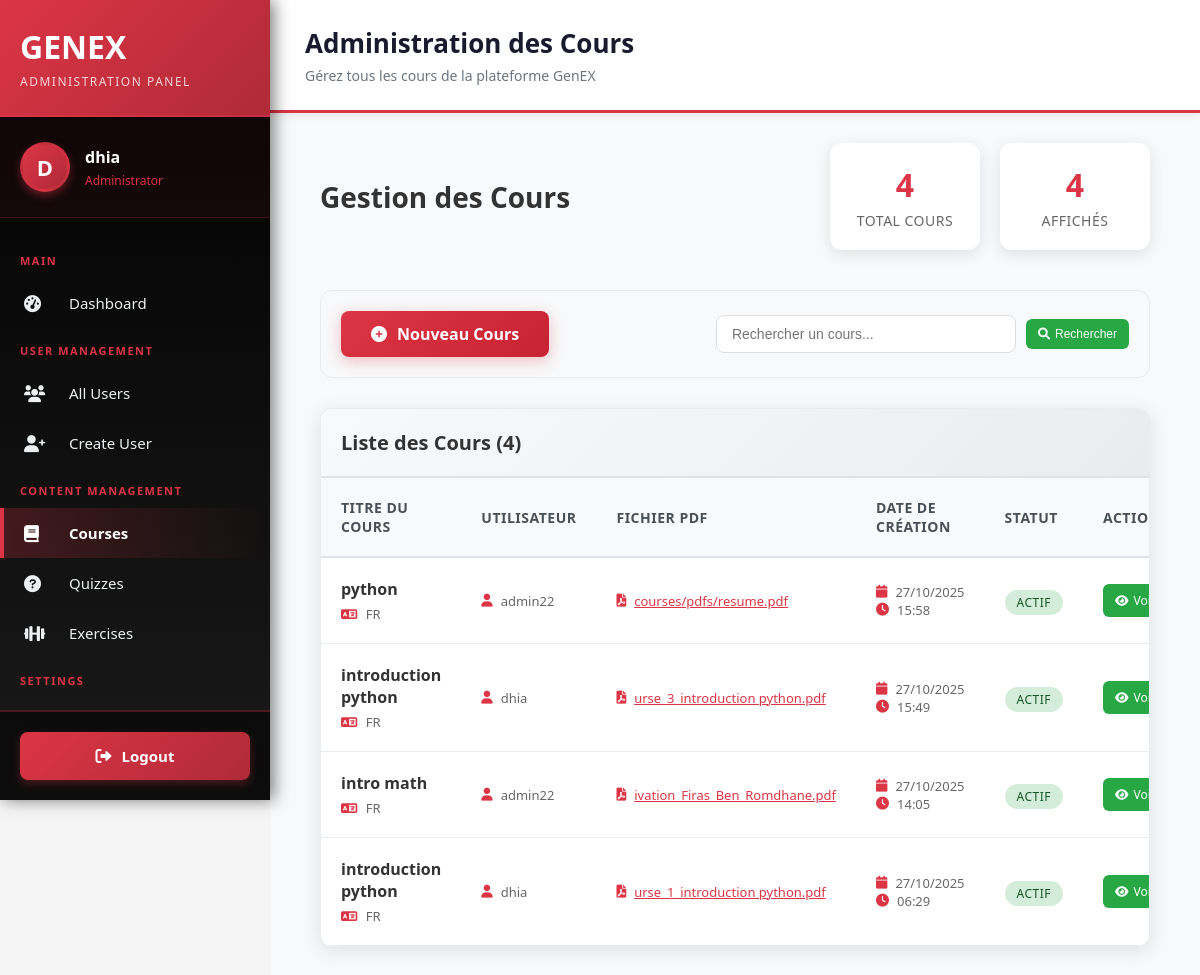
The app's page /courses/admin/ (signed in) with its own data.
### users/models.py (models this page shows, shortened)
class User(AbstractUser):
    USER_TYPE_CHOICES = (
        ('admin', 'Admin'),
        ('student', 'Student'),
    )
    LEVEL_CHOICES = (
        ('weak', 'Weak'),
        ('medium', 'Medium'),
        ('advanced', 'Advanced'),
    )
    user_type = models.CharField(max_length=10, choices=USER_TYPE_CHOICES, default='student')
    level = models.CharField(max_length=10, choices=LEVEL_CHOICES, blank=True, null=True)
    student_class = models.CharField(max_length=50, blank=True, null=True)
    current_streak = models.IntegerField(default=0, help_text="Current consecutive days with quiz completion")
    longest_streak = models.IntegerField(default=0, help_text="Longest streak ever achieved")
    last_quiz_date = models.DateTimeField(null=True, blank=True, help_text="Last time user completed a quiz")
    THEME_CHOICES = (
        ('light', 'Light'),
        ('dark', 'Dark'),
        ('auto', 'Auto'),
    )
    theme_preference = models.CharField(max_length=10, choices=THEME_CHOICES, default='auto', help_text="User's theme preference")

### courses/models.py (models this page shows, shortened)
class Course(models.Model):
    user = models.ForeignKey(settings.AUTH_USER_MODEL, on_delete=models.CASCADE, related_name='courses')
    title = models.CharField(max_length=255, verbose_name="Titre du cours")
    content = models.TextField(verbose_name="Contenu du cours", blank=True, null=True)
    language = models.CharField(max_length=10, default='fr', verbose_name="Langue du cours")
    is_generated = models.BooleanField(default=True, verbose_name="Généré par IA")
    pdf_file = models.FileField(upload_to='courses/pdfs/', blank=True, null=True, verbose_name="Fichier PDF")
    folders = models.ManyToManyField(Folder, related_name='courses', blank=True, verbose_name="Dossiers")
    created_at = models.DateTimeField(auto_now_add=True)
    updated_at = models.DateTimeField(auto_now=True)
    class Meta:
        ordering = ['-created_at']
        verbose_name = "Cours"
        verbose_name_plural = "Cours"

### courses/views.py (the view)
# urls.py: path('admin/', views.admin_course_list, name='admin_course_list'),
@login_required
def admin_course_list(request):
    courses = Course.objects.all().order_by('-created_at')
    context = {
        'courses': courses,
        'total_courses': courses.count(),
    }
    return render(request, 'courses/admin/course_list.html', context)

### templates/courses/admin/course_list.html (shortened to what this page needs)
{% extends 'users/backoffice/base.html' %}
{% block nav_courses %}active{% endblock %}
{% block page_title %}Administration des Cours{% endblock %}
{% block page_description %}Gérez tous les cours de la plateforme GenEX{% endblock %}
{% block content %}
<div class="admin-container">
    <div class="admin-header">
        <h2>Gestion des Cours</h2>
        <div class="admin-stats">
            <div class="stat-card">
                <div class="stat-number">{{ total_courses }}</div>
                <div class="stat-label">Total Cours</div>
            </div>
            <div class="stat-card">
                <div class="stat-number">{{ courses|length }}</div>
                <div class="stat-label">Affichés</div>
            </div>
        </div>
    </div>
    <div class="action-bar">
        <a href="{% url 'courses:admin_course_create' %}" class="btn-create">
            <i class="fas fa-plus-circle"></i> Nouveau Cours
        </a>
        <div class="search-box">
            <input type="text" class="search-input" placeholder="Rechercher un cours..." id="searchInput">
            <button class="btn-action btn-view" onclick="searchCourses()">
                <i class="fas fa-search"></i> Rechercher
            </button>
        </div>
    </div>
    {% if courses %}
        <div class="courses-table">
            <div class="table-header">
                <h3 class="table-title">Liste des Cours ({{ courses|length }})</h3>
            </div>
            <table class="table">
            <thead>
                <tr>
                    <th>Titre du Cours</th>
                    <th>Utilisateur</th>
                    <th>Fichier PDF</th>
                    <th>Date de Création</th>
                    <th>Statut</th>
                    <th>Actions</th>
                </tr>
            </thead>
                <tbody>
                    {% for course in courses %}
                    <tr>
                        <td>
                            <div class="course-title">{{ course.title }}</div>
                            <div class="course-meta">
                                <span><i class="fas fa-language"></i> {{ course.language|upper }}</span>
                            </div>
                        </td>
                        <td>
                            <div class="file-info">
                                <i class="fas fa-user"></i>
                                {{ course.user.username|default:"Anonyme" }}
                            </div>
                        </td>
                        <td>
                            {% if course.pdf_file %}
                                <div class="file-info">
                                    <i class="fas fa-file-pdf"></i>
                                    <a href="{{ course.pdf_file.url }}" target="_blank" style="color: #dc3545;">
                                        {{ course.pdf_file.name|slice:"-30:" }}
                                    </a>
                                </div>
                            {% else %}
                                <span class="text-muted">Aucun fichier</span>
                            {% endif %}
                        </td>
                        <td>
                            <div class="file-info">
                                <i class="fas fa-calendar"></i>
                                {{ course.created_at|date:"d/m/Y" }}
                            </div>
                            <div class="file-info">
                                <i class="fas fa-clock"></i>
                                {{ course.created_at|date:"H:i" }}
                            </div>
                        </td>
                        <td>
                            <span class="status-badge status-active">Actif</span>
                        </td>
                        <td>
                            <div class="course-actions">
                                <a href="{% url 'courses:admin_course_detail' course.pk %}" class="btn-action btn-view" title="Voir le cours">
                                    <i class="fas fa-eye"></i> Voir
                                </a>
                            </div>
                        </td>
                    </tr>
                    {% endfor %}
                </tbody>
            </table>
        </div>
    {% endif %}
</div>
{% endblock %}

### templates/users/backoffice/base.html (shortened to what this page needs)
<!DOCTYPE html>
<html lang="fr">
<head>
    <link rel="stylesheet" href="https://cdnjs.cloudflare.com/ajax/libs/font-awesome/6.0.0/css/all.min.css">
</head>
<body>
    <aside class="sidebar" id="sidebar">
        <div class="sidebar-header">
            <h1>GEN<span>EX</span></h1>
            <p>Administration Panel</p>
        </div>
        <div class="sidebar-user">
            <div class="sidebar-user-avatar">
                {{ user.username.0|upper }}
            </div>
            <div class="sidebar-user-info">
                <h3>{{ user.username }}</h3>
                <p>Administrator</p>
            </div>
        </div>
        <nav class="sidebar-menu">
            <div class="sidebar-menu-title">Main</div>
            <a href="{% url 'users:backoffice_dashboard' %}" class="{% block nav_dashboard %}{% endblock %}">
                <i class="fas fa-tachometer-alt"></i> Dashboard
            </a>
            <div class="sidebar-menu-title">User Management</div>
            <a href="{% url 'users:backoffice_user_list' %}" class="{% block nav_users %}{% endblock %}">
                <i class="fas fa-users"></i> All Users
            </a>
            <a href="{% url 'users:backoffice_user_create' %}" class="{% block nav_create_user %}{% endblock %}">
                <i class="fas fa-user-plus"></i> Create User
            </a>
            <div class="sidebar-menu-title">Content Management</div>
            <a href="{% url 'courses:admin_course_list' %}" class="{% block nav_courses %}{% endblock %}">
                <i class="fas fa-book"></i> Courses
            </a>
            <a href="{% url 'users:backoffice_quiz_list' %}" class="{% block nav_quizzes %}{% endblock %}">
                <i class="fas fa-question-circle"></i> Quizzes
            </a>
            <a href="{% url 'users:backoffice_exercise_list' %}" class="{% block nav_exercises %}{% endblock %}">
                <i class="fas fa-dumbbell"></i> Exercises
            </a>
            <div class="sidebar-menu-title">Settings</div>
            <a href="#" class="disabled">
            </a>
        </nav>
        <div class="sidebar-footer">
            <a href="{% url 'main:signout' %}">
                <i class="fas fa-sign-out-alt"></i> Logout
            </a>
        </div>
    </aside>
    <div class="main-content">
        <div class="topbar">
            <div class="topbar-title">
                <h2>{% block page_title %}Dashboard{% endblock %}</h2>
                <p>{% block page_description %}Welcome to the administration panel{% endblock %}</p>
            </div>
        </div>
        <div class="content-container">
            {% block content %}{% endblock %}
        </div>
    </div>
</body>
</html>

### templates/users/backoffice/base.html (style rules this page uses)
* { margin: 0; padding: 0; box-sizing: border-box; }
body { font-family: 'Segoe UI', Tahoma, Geneva, Verdana, sans-serif; background: #f5f5f5; color: #333; }
.sidebar { position: fixed; left: 0; top: 0; width: 270px; height: 100vh; background: linear-gradient(180deg, #000000 0%, #1a1a1a 100%); color: white; overflow-y: auto; z-index: 1000; box-shadow: 4px 0 15px rgba(0,0,0,0.5); display: flex; flex-direction: column; }
.sidebar-header { padding: 25px 20px; background: linear-gradient(135deg, #dc3545 0%, #b02a37 100%); border-bottom: 2px solid rgba(220, 53, 69, 0.3); }
.sidebar-header h1 { font-size: 32px; font-weight: bold; margin-bottom: 5px; color: white; }
.sidebar-header h1 span { color: white; }
.sidebar-header p { font-size: 12px; color: rgba(255,255,255,0.8); margin-top: 5px; text-transform: uppercase; letter-spacing: 1.5px; }
.sidebar-user { padding: 25px 20px; border-bottom: 1px solid rgba(220, 53, 69, 0.2); display: flex; align-items: center; gap: 15px; background: rgba(220, 53, 69, 0.05); }
.sidebar-user-avatar { width: 50px; height: 50px; border-radius: 50%; background: linear-gradient(135deg, #dc3545, #b02a37); display: flex; align-items: center; justify-content: center; font-size: 22px; font-weight: bold; border: 3px solid rgba(220, 53, 69, 0.3); box-shadow: 0 4px 8px rgba(220, 53, 69, 0.4); }
.sidebar-user-info h3 { font-size: 16px; margin-bottom: 4px; font-weight: 600; }
.sidebar-user-info p { font-size: 12px; color: #dc3545; font-weight: 500; }
.sidebar-menu { padding: 20px 0; flex: 1; overflow-y: auto; }
.sidebar-menu-title { padding: 15px 20px 10px; font-size: 11px; text-transform: uppercase; color: #dc3545; font-weight: 700; letter-spacing: 1.5px; }
.sidebar-menu a { display: flex; align-items: center; padding: 15px 20px; color: #ecf0f1; text-decoration: none; transition: all 0.3s ease; border-left: 4px solid transparent; font-size: 15px; }
.sidebar-menu a.active { background: linear-gradient(90deg, rgba(220, 53, 69, 0.25) 0%, transparent 100%); border-left-color: #dc3545; color: #fff; font-weight: 600; }
.sidebar-menu a i { width: 30px; margin-right: 15px; font-size: 17px; }
.sidebar-menu a.disabled { opacity: 0.4; cursor: not-allowed; }
.sidebar-footer { margin-top: auto; padding: 20px; background: rgba(0, 0, 0, 0.5); border-top: 2px solid rgba(220, 53, 69, 0.3); }
.sidebar-footer a { display: flex; align-items: center; justify-content: center; padding: 14px 20px; color: white; text-decoration: none; background: linear-gradient(135deg, #dc3545, #b02a37); border-radius: 8px; transition: all 0.3s ease; font-weight: 600; font-size: 15px; box-shadow: 0 4px 10px rgba(220, 53, 69, 0.3); }
.sidebar-footer a i { margin-right: 10px; font-size: 16px; }
.main-content { margin-left: 270px; min-height: 100vh; background: #f8f9fa; }
.topbar { background: white; padding: 25px 35px; box-shadow: 0 2px 8px rgba(0,0,0,0.08); display: flex; justify-content: space-between; align-items: center; border-bottom: 3px solid #dc3545; }
.topbar-title h2 { font-size: 26px; color: #1a1a2e; font-weight: 700; }
.topbar-title p { font-size: 14px; color: #6c757d; margin-top: 5px; }
.content-container { padding: 30px; }

### records on screen
User: username.0 "D", username "dhia"
Course: title "python", language "FR", user.username "admin22", pdf_file.name "courses/pdfs/resume.pdf", created_at "27/10/2025", created_at "15:58"
Course: title "introduction python", language "FR", user.username "dhia", pdf_file.name "urse_3_introduction python.pdf", created_at "27/10/2025", created_at "15:49"
Course: title "intro math", language "FR", user.username "admin22", pdf_file.name "ivation_Firas_Ben_Romdhane.pdf", created_at "27/10/2025", created_at "14:05"
Course: title "introduction python", language "FR", user.username "dhia", pdf_file.name "urse_1_introduction python.pdf", created_at "27/10/2025", created_at "06:29"

### other values on screen
{{ total_courses }} "4"
{{ courses|length }} "4"
